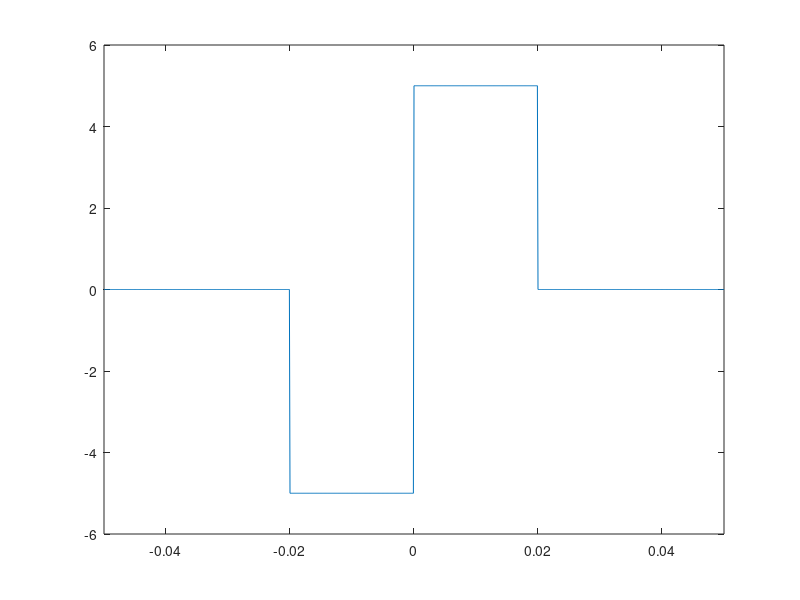

Write MATLAB code to recreate this figure.
Fs = 10000;
t = -0.05 : 1 / Fs : 0.05;
T = 0.02;
A = 5;

s = -A * rectpuls(t + T / 2, T) + A * rectpuls(t - T / 2, T);

plot(t, s)
axis([-0.05, 0.05, -6, 6])
